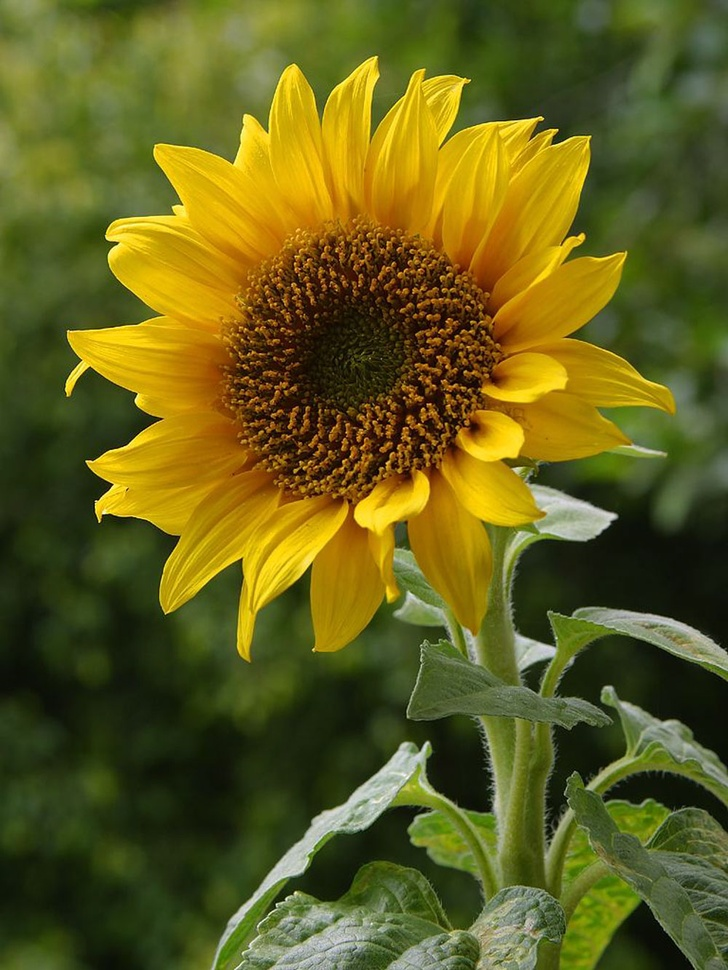
#> input picture image_representation_analysis/images/sunflower.jpg, 728 x 970 px, shrunk from 1000 x 1333 before the run
$ jupyter execute canny_edge_detector.ipynb   (shell and % lines are left out)
#> lines starting #> are read from the running program, lines starting #| are printed output that depends on the picture; after the words box and inside, x2 and y2 are one past the last pixel; in counts of white or black regions, pixels touching at a corner belong together
# Canny Edge Detector

[cell 1]
import numpy as np
import matplotlib.pyplot as plt
import cv2

[cell 2]
image = cv2.imread('images/sunflower.jpg')
#> image is the input picture: shape (970, 728, 3); mean B, G, R 28.2, 94.7, 98.3

image_copy = np.copy(image)

image_copy = cv2.cvtColor(image_copy, cv2.COLOR_BGR2RGB)

plt.imshow(image_copy)

[cell 3]
gray = cv2.cvtColor(image_copy, cv2.COLOR_RGB2GRAY)
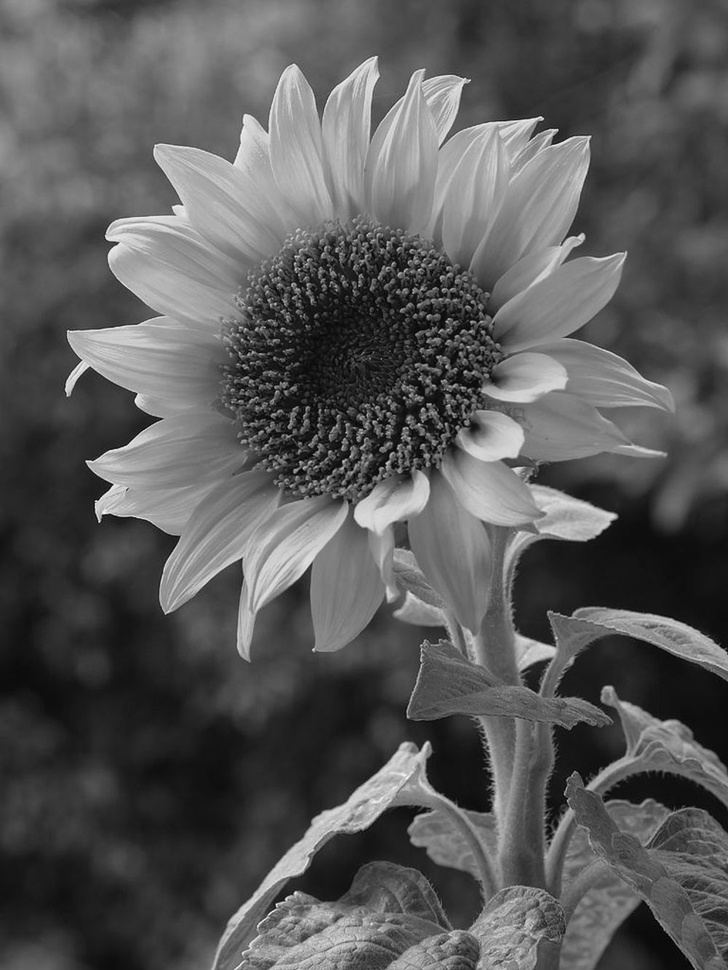
#> gray: shape (970, 728); min 1, max 250, mean 88.2

plt.imshow(gray, cmap='gray')

### Implement Canny Edge Detection

* We used the OpenCV function Canny, which is well-documented, [here](http://opencv-python-tutroals.readthedocs.io/en/latest/py_tutorials/py_imgproc/py_canny/py_canny.html).

[cell 4]
# Define lower and upper thresholds for hysteresis

# It is recommended to use a low to high threshold ratio between 1:2 or 1:3 for best results.
lower = 120
upper = 240

# Canny detects the edges of the flower and produces a binary image
# Canny function returns an edge detected image
edges = cv2.Canny(gray, lower, upper)
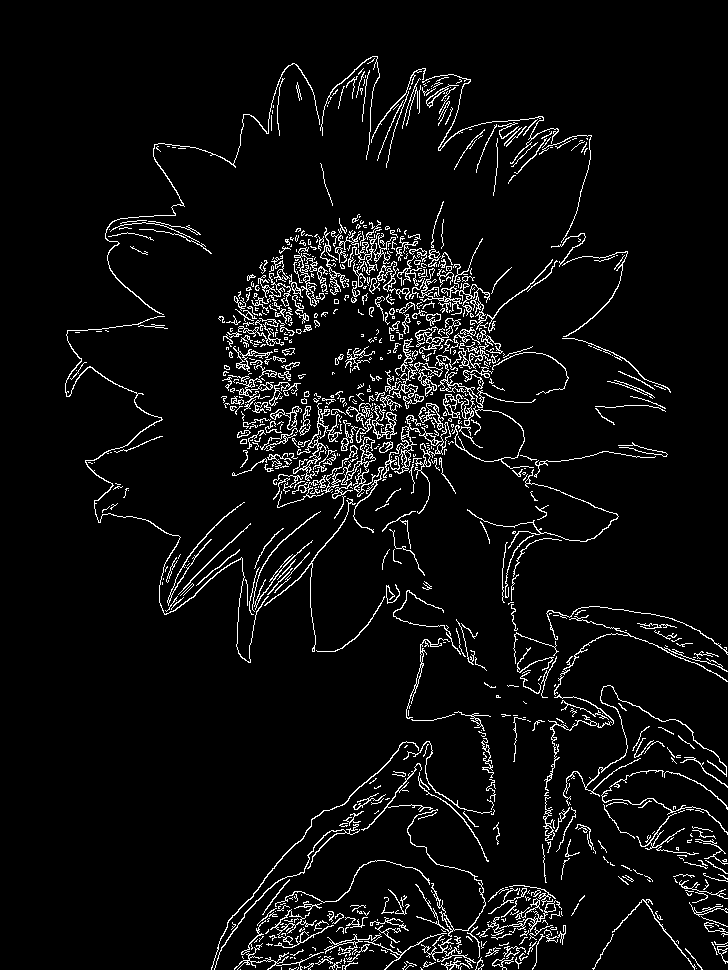
#> edges: shape (970, 728); 5.5% white in thin lines or dots, all inside (x1, y1, x2, y2) = (65, 56, 728, 970)

plt.imshow(edges, cmap='gray')

[cell 5]
# Try Canny using "wide" and "tight" thresholds

wide = cv2.Canny(gray, 30, 100)
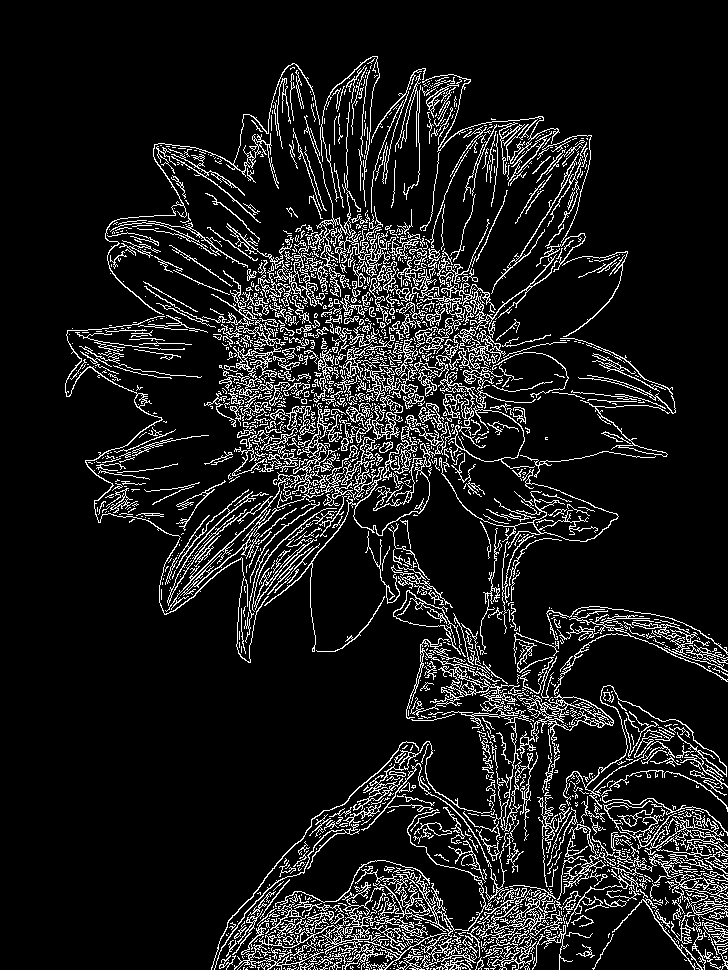
#> wide: shape (970, 728); 10.8% white in thin lines or dots, all inside (x1, y1, x2, y2) = (65, 56, 728, 970)
tight = cv2.Canny(gray, 180, 240)
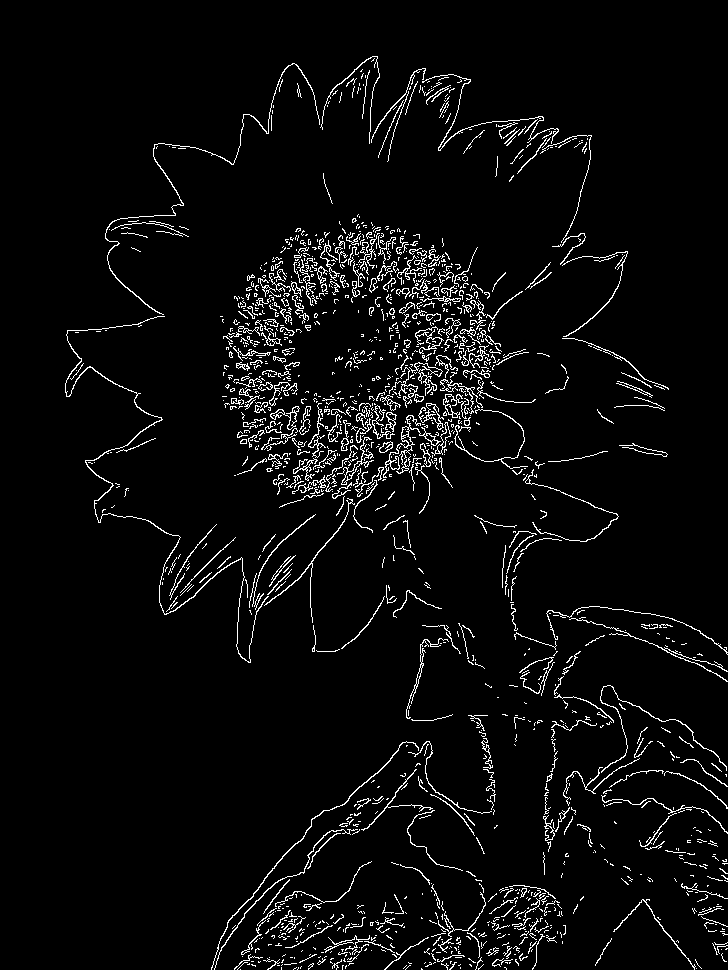
#> tight: shape (970, 728); 4.3% white in thin lines or dots, all inside (x1, y1, x2, y2) = (65, 56, 728, 970)

f, (ax1, ax2) = plt.subplots(1, 2, figsize=(20, 10))

ax1.set_title('wide')
ax1.imshow(wide, cmap='gray')

ax2.set_title('tight')
ax2.imshow(tight, cmap='gray')
